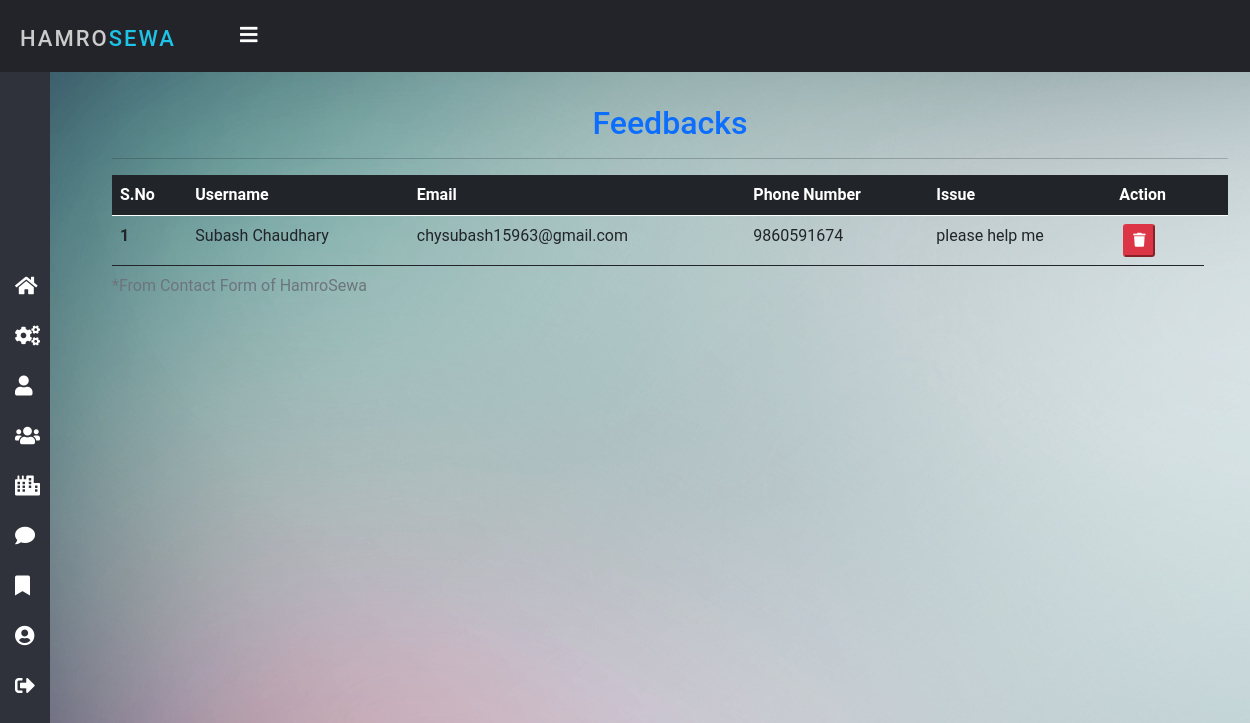
Screenshot of /feedback/ (signed in) with the database file from the repository.
### home/models.py (models this page shows, shortened)
class Contact(models.Model):
    sno = models.AutoField(primary_key=True)
    name = models.CharField(max_length=100)
    email = models.CharField(max_length=50)
    phone = models.CharField(max_length=15)
    content = models.TextField()
    timeStamp = models.DateField(auto_now_add=True, blank=True)

### home/views.py (the view)
# urls.py: path('feedback/', views.feedback, name='feedback'),
@login_required(login_url='login')
def feedback(request):
    if not request.user.is_staff:
        return redirect('error')
    msg = Contact.objects.all()
    return render(request, 'admin/feedback.html', {'msg': msg})

### templates/admin/feedback.html (shortened to what this page needs)
{% extends 'admin/admin_nav.html' %}
{% block body %}
<div class="container my-4">
    <h2 class="text-center text-primary">Feedbacks</h2>
    <hr>
    <div>
        <table class="table table-hover">
            <thead class="table-dark text-white">
                <tr>
                    <th scope="col">S.No</th>
                    <th scope="col">Username</th>
                    <th scope="col">Email</th>
                    <th scope="col">Phone Number</th>
                    <th scope="col">Issue</th>
                    <th scope="col">Action</th>
                    <th></th>
                </tr>
            </thead>
            <tbody>
                {% for i in msg %}
                <tr>
                    <th scope="row">{{forloop.counter}}</th>
                    <td>{{i.name}}</td>
                    <td>{{i.email}}</td>
                    <td>{{i.phone}}</td>
                    <td>{{i.content}}</td>
                    <td>
                        <a href="{% url 'deleteFeedback' i.sno %}" class="m-1">
                            <button class="btn-sm btn-danger"
                                onclick="return confirm('Do you want to delete this feedback?')">
                                <i class="fas fa-trash"></i>
                            </button>
                        </a>
                    </td>
                </tr>
                {% endfor %}
                <caption>*From Contact Form of HamroSewa</caption>
            </tbody>
        </table>
    </div>
</div>
{% endblock %}

### static/css/admin_style.css (style rules this page uses)
* { margin: 0; padding: 0; box-sizing: border-box; font-family: "Roboto", sans-serif; }
body { background-image: url('/static/img/bg.jpg'); overflow-x: hidden; }

### templates/admin/feedback.html (style rules this page uses)
.container { height: 75vh; }

### rows the page displays
Contact: name "Subash Chaudhary", email "chysubash15963@gmail.com", phone "9860591674", content "please help me"
